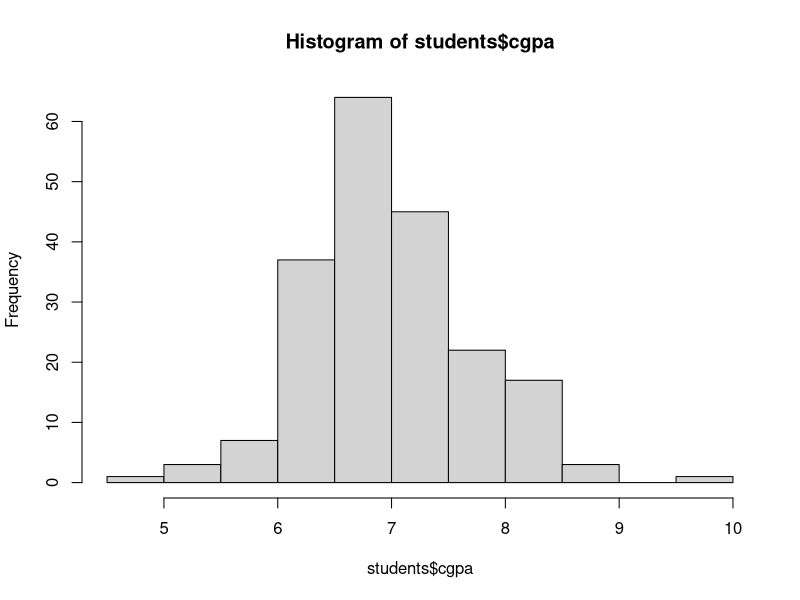
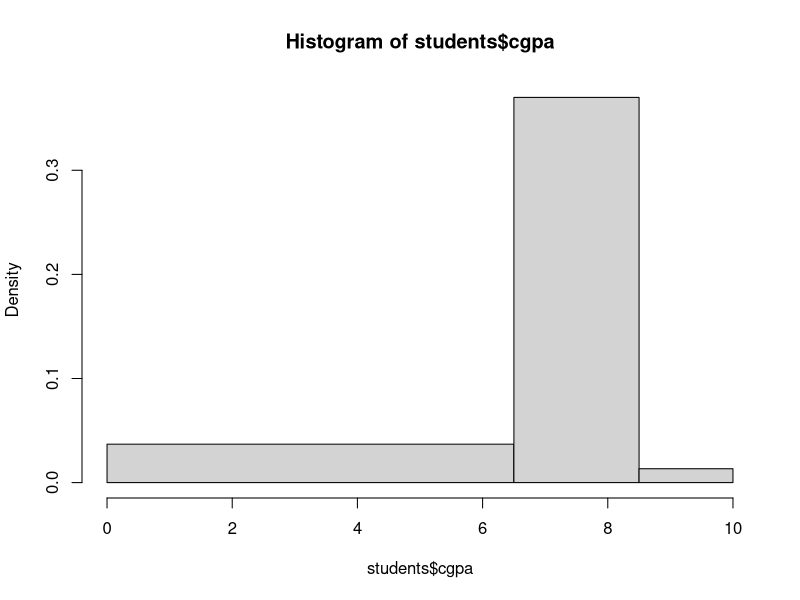
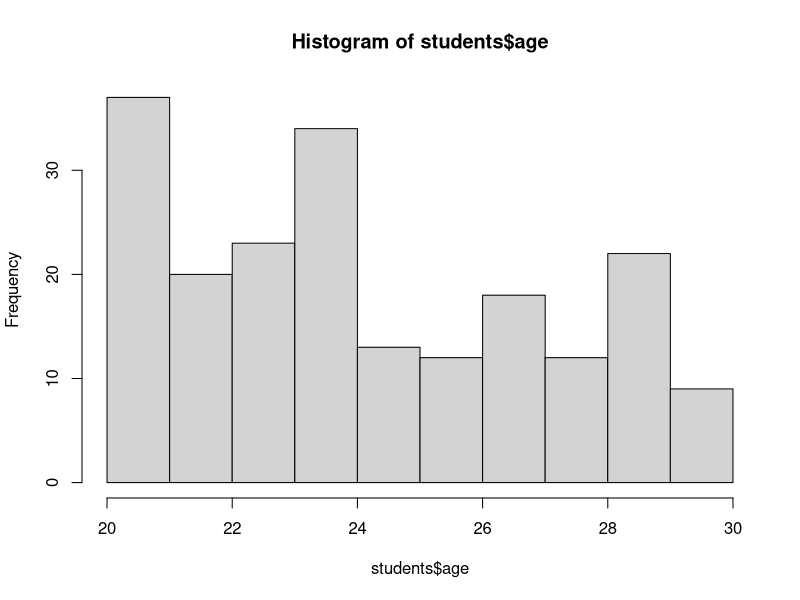
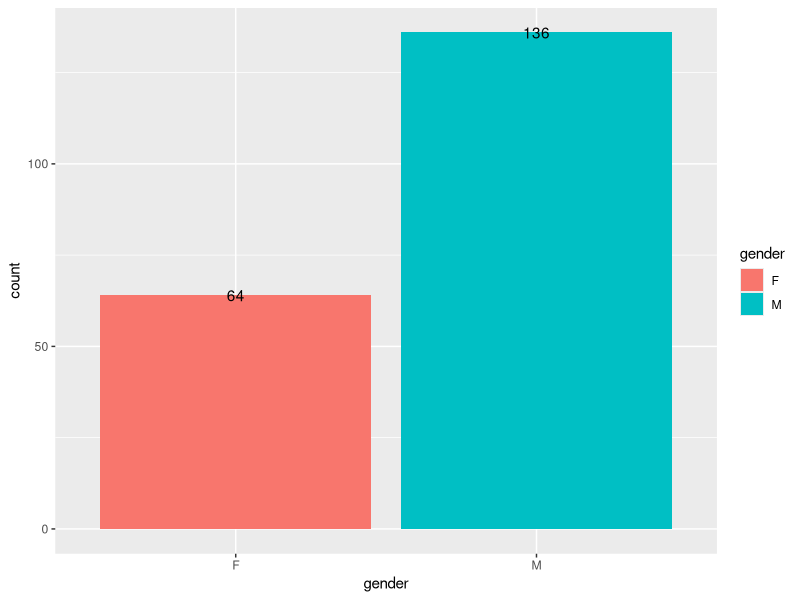
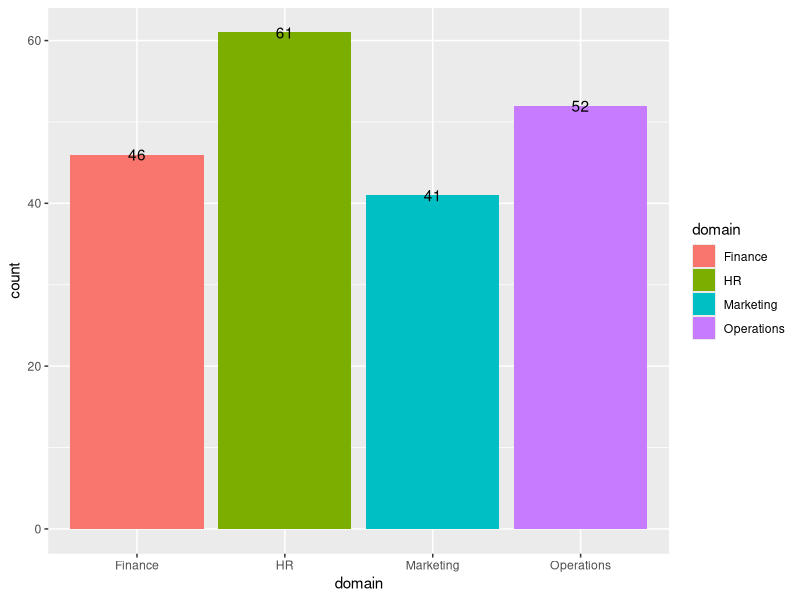
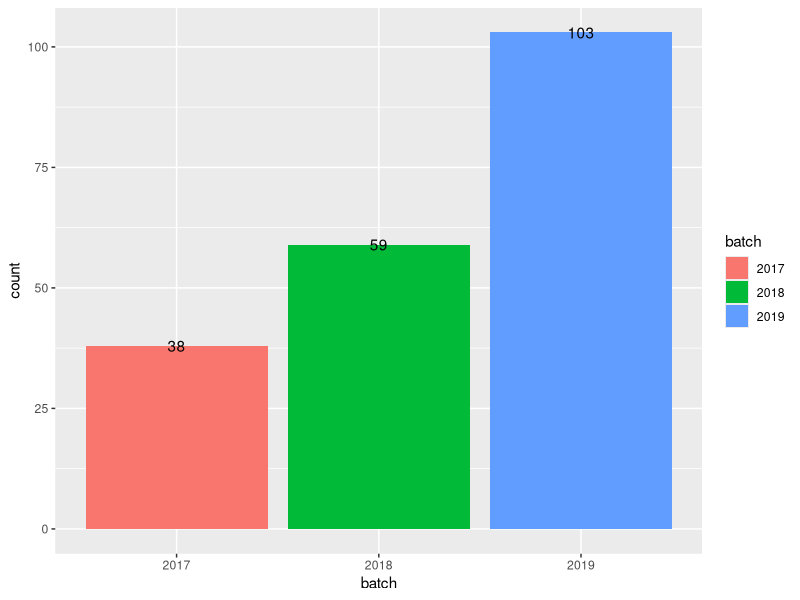
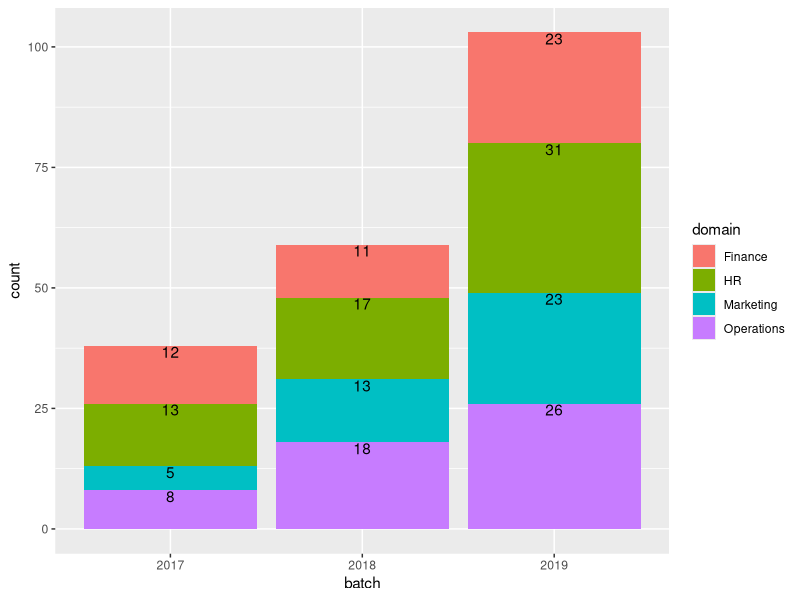
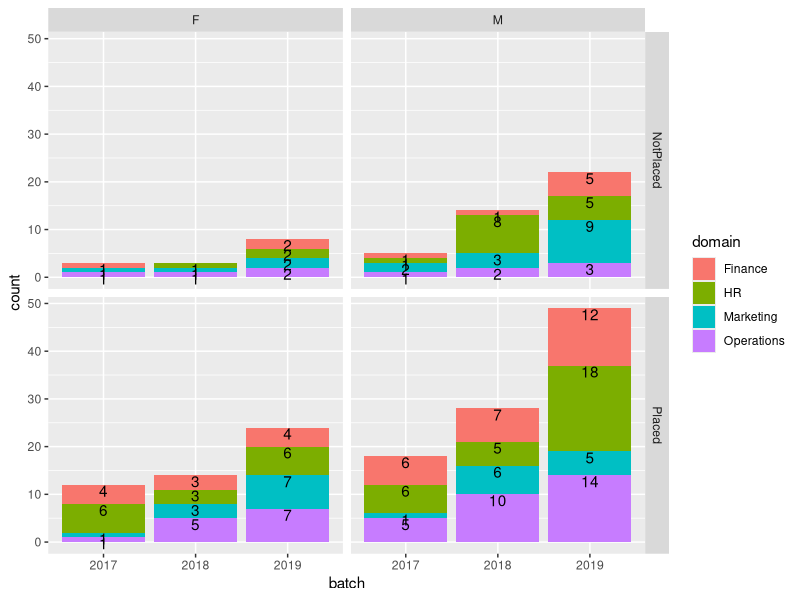

The R script that drew these images, in order:
#Revision - 01 Dec
#batch, age,gender, cgpa, ug, class12 : select, salary
nS=200
(age = round(runif(n=nS, min=20, max=30)))
mean(age)
(gender = sample(x=c('M', 'F'), size=nS, replace=T, prob=c(.7,.3)))
table(gender)
(batch = sample(x=c('2017', '2018','2019'), size=nS, replace=T, prob=c(.2,.3,.5)))
table(batch)
(cgpa = round(rnorm(n=nS,mean=7, sd=.75),2))
range(cgpa)
(ug = round(rnorm(n=nS,mean=70, sd=5),2))
range(ug)
(class12 = round(rnorm(n=nS,mean=70, sd=7),2))
range(class12)
(domain = sample(c('Finance','HR','Operations','Marketing'), size=nS, replace=T))
students = data.frame(age, gender, batch, domain, cgpa, ug, class12)
head(students)
(students$select = sample(c('Placed','NotPlaced'), size=nS, replace=T, prob=c(.7,.3)))
table(students$select)
(students$salary = round(rnorm(n=nS, mean=12, sd=1),2))
(students$salary = ifelse(students$select == 'NotPlaced',NA, students$salary))
head(students)
#summarise
nrow(students) #no of students
table(students$domain)
table(students$batch)
table(students$batch, students$domain)
table(students$batch, students$domain, students$gender)
hist(students$cgpa)
hist(students$cgpa, breaks=c(0,6.5,8.5,10))
hist(students$age)

library(dplyr)
library(ggplot2)

#gender
ggplot(students, aes(x=gender, fill=gender)) + geom_bar(stat='count') + geom_text(stat='count', aes(label=..count..))
#domain
ggplot(students, aes(x=domain, fill=domain)) + geom_bar(stat='count') + geom_text(stat='count', aes(label=..count..))
#batch
ggplot(students, aes(x=batch, fill=batch)) + geom_bar(stat='count') + geom_text(stat='count', aes(label=..count..))
#batch & domain
ggplot(students, aes(x=batch, fill=domain)) + geom_bar(stat='count') + geom_text(stat='count', aes(label=..count..), position = position_stack(), vjust=1)

ggplot(students, aes(x=batch, fill=domain)) + geom_bar(stat='count') + geom_text(stat='count', aes(label=..count..), position = position_stack(), vjust=1) + facet_grid(select ~ gender)
 
ggplot(students, aes(x=gender, fill=gender)) + geom_bar(stat='count') + geom_text(stat='count', aes(label=..count..)) + facet_grid(batch ~ domain, scales='free')
#histogram
ggplot(students, aes(x=cgpa)) + geom_histogram()
ggplot(students, aes(x=cgpa)) + geom_histogram(breaks=c(0,5,7,9,10), fill=1:4)
ggplot(students, aes(x=cgpa)) + stat_bin(bins=5, fill=1:5)

students %>% group_by(batch, domain) %>% summarise(avgSal = mean(salary, na.rm=T))

students %>% filter(batch=='2018' & select == 'Placed') %>% group_by(domain, gender) %>% summarise(meanSal = mean(salary) )

students %>% filter(batch=='2018' & select == 'Placed') %>% group_by(domain, gender) %>% summarise(meanSal = round( mean(salary),2))  %>% ggplot(., aes(x=domain, y=meanSal, fill=domain)) + geom_bar(stat='identity') + facet_grid( ~ gender) + geom_text(aes(label=meanSal))

#
students %>% group_by(batch, domain) %>% summarise(avgSal = mean(salary, na.rm=T)) %>% ggplot(., aes(x=batch, y=domain, fill=avgSal)) + geom_tile() + geom_text(aes(label=round(avgSal,2))) + ggtitle("Average Salary Offer - Domain - Year")

students %>% group_by(batch, domain, gender) %>% summarise(avgSal = mean(salary, na.rm=T)) %>% ggplot(., aes(x=batch, y=avgSal, fill=batch)) + geom_bar(stat='identity') + geom_text(aes(label=round(avgSal,2))) + ggtitle("Average Salary Offer - Domain - Year") + facet_grid(gender ~ domain)
